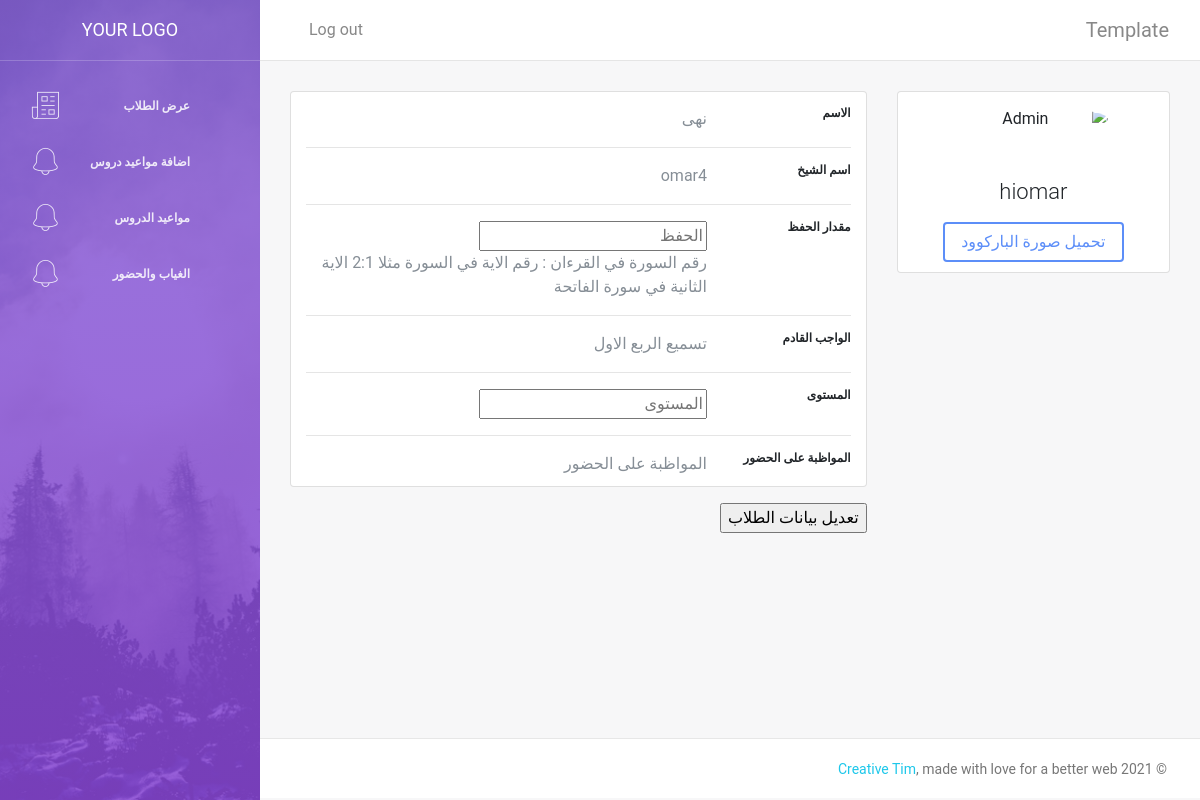
The page /teacher/updatestudentform/1 (signed in) on the database its author committed.
### account/models.py (models this page shows, shortened)
class Student(models.Model):
    user = models.OneToOneField(user, on_delete=models.CASCADE, related_name='student',null=True,blank=True)
    name=models.CharField(max_length=25, null=True,blank=True)
    teacher = models.ForeignKey(Teacher, on_delete=models.CASCADE, related_name='student_teacher',null=True,blank=True)
    aya = models.ForeignKey(aya, on_delete=models.CASCADE, related_name='student_aya', null=True,blank=True)
    Achievements = models.CharField(max_length=2500, null=True,blank=True)
    barcode = models.CharField(max_length=2500, null=True,blank=True)
    degree=models.ForeignKey(Degree, on_delete=models.CASCADE, related_name='student_degree', null=True,blank=True)
    fathername = models.CharField(max_length=15, null=True, blank=True)
    fathernumber=models.CharField(max_length=20, null=True, blank=True)
    homework=models.CharField(max_length=2500, null=True,blank=True)
    gender=models.CharField(max_length=10,choices=gender_choices, null=True,blank=True)
    notpaid=models.BooleanField(null=True,blank=True)
    resoenofnotpaid=models.CharField(max_length=2500, null=True,blank=True)
    paid=models.BooleanField(null=True,blank=True)
    paymount=models.FloatField(null=True,blank=True)
    birthday=models.DateTimeField(null=True,blank=True)
    startlogin=models.DateTimeField(null=True,blank=True)
    finishlogin=models.DateTimeField(null=True,blank=True)

class user(AbstractUser):
    is_teacher = models.BooleanField(default=False)
    is_student = models.BooleanField(default=False)
    is_manager   = models.BooleanField(default=False)

class Teacher(models.Model):
    user=models.OneToOneField(user, on_delete=models.CASCADE, related_name='teacher')
    manager=models.ForeignKey(Manager, on_delete=models.CASCADE, related_name='manager_teacher',null=True,blank=True)

### teacher/views.py (the view, shortened to what this page needs)
# urls.py: path("updatestudentform/<int:id>",views.UpdateStudentForm,name="updatestudentform"),
@login_required
@not_student_required
def UpdateStudentForm(request, id):
    user = request.user
    print(request.POST)
    student = Student.objects.filter(id=id).first()
    homework=request.GET.get("homework","false")
    homework=absdict[homework]
    ida = int(request.GET.get("ida", 0))
    return render(request,"updatestudent.html",{
        "student":student,
        "homework":homework,
        "degree": HomeWorkDegree,
        "ida":ida
    })

### quranproject/decrorator.py (called while the page is built)
def not_student_required(function=None, redirect_field_name=REDIRECT_FIELD_NAME, login_url='accounts:login'):
    actual_decorator = user_passes_test(
        lambda u: not u.is_student,
        login_url=login_url,
        redirect_field_name=redirect_field_name
    )
    if function:
        return actual_decorator(function)
    return actual_decorator

### teacher/templates/updatestudent.html (shortened to what this page needs)
{% extends 'base.html' %}
{% load static %}
{% block content %}
<div class="main-body">
          <div class="row gutters-sm">
            <div class="col-md-4 mb-3">
              <div class="card">
                <div class="card-body">
                  <div class="d-flex flex-column align-items-center text-center">
                    <img src="https://bootdey.com/img/Content/avatar/avatar7.png" alt="Admin" class="rounded-circle" width="150">
                    <div class="mt-3">
                      <h4>{{student.user.username}}</h4>
                     <a href="{% static 'barcodes' %}/{{student.user.username}}.jpg"> <button class="btn btn-primary">تحميل صورة الباركوود</button> </a>
                    </div>
                  </div>
                </div>
              </div>
            </div>
            <form method="post" action="{% url 'teacher:updatestudent' student.id %}" class="col-md-8" id="studentform">
              <div class="card mb-3">
                <div class="card-body">
                  <div class="row">
                    <div class="col-sm-3">
                      <h6 class="mb-0">الاسم</h6>
                    </div>
                    <div class="col-sm-9 text-secondary">
                      {{student.name}}
                    </div>
                  </div>
                  <hr>
                  <div class="row">
                    <div class="col-sm-3">
                      <h6 class="mb-0">اسم الشيخ</h6>
                    </div>
                    <div class="col-sm-9 text-secondary">
                      {{student.teacher.user.username}}
                    </div>
                  </div>
                  <hr>
                  <div class="row">
                    <div class="col-sm-3">
                      <h6 class="mb-0">مقدار الحفظ</h6>
                    </div>
                    <div class="col-sm-9 text-secondary">
                      <input type="text" class="mb-0" placeholder="الحفظ" name="aya" style="display:block"><span>رقم السورة في القرءان : رقم الاية في السورة مثلا 2:1 الاية الثانية في سورة الفاتحة</span>
                    </div>
                  </div>
                  <hr>
                   {% if homework %}
                  <input type="hidden" value="{{ida}}" name="ida">
                    <div class="row">
                    <div class="col-sm-3">
                      <h6 class="mb-0">المستوى</h6>
                    </div>
                    <div class="col-sm-9 text-secondary">
                      {{student.degree}}
                    </div>
                  </div>
                  <hr>
                      <div class="row">
                    <div class="col-sm-3">
                      <h6 class="mb-0">الواجب السابق</h6>
                    </div>
                    <div class="col-sm-9 text-secondary">
                      {{student.homework}}
                    </div>
                  </div>
                  <hr>
                        <div class="row">
                    <div class="col-sm-3">
                      <h6 class="mb-0">مستوى الواجب</h6>
                    </div>
                    <div class="col-sm-9 text-secondary">
                      {{degree}}
                    </div>
                  </div>
                  <hr>
                  <div class="row">
                    <div class="col-sm-3">
                      <h6 class="mb-0">الواجب القادم</h6>
                    </div>
                    <div class="col-sm-9 text-secondary">
                      <textarea form="studentform" class="mb-0" placeholder="الواجب" name="homework"
                                style="display:block"
                        rows="5" cols="30" maxlength="2500" ></textarea>
                    </div>
                  </div>
                  <hr>
                  {% else %}
                   <div class="row">
                    <div class="col-sm-3">
                      <h6 class="mb-0">الواجب القادم</h6>
                    </div>
                    <div class="col-sm-9 text-secondary">
                      {{student.homework}}
                    </div>
                  </div>
                  <hr>
                    <div class="row">
                    <div class="col-sm-3">
                      <h6 class="mb-0">المستوى</h6>
                    </div>
                    <div class="col-sm-9 text-secondary">
                      <input type="text" class="mb-0" placeholder="المستوى" name="degree" style="display:block">
                    </div>
                  </div>
                  <hr>
                  {% endif %}
                  <div class="row">
                    <div class="col-sm-3">
                      <h6 class="mb-0"> المواظبة على الحضور</h6>
                    </div>
                    <div class="col-sm-9 text-secondary">
                     المواظبة على الحضور
                    </div>
                  </div>
                </div>
              </div>
                  <input type="submit" value="تعديل بيانات الطلاب">
            </form>
          </div>
        </div>
{% endblock content %}

### rows shown on the page
Student: user.username "hiomar", name "نهى", teacher.user.username "omar4", homework "تسميع الربع الاول"
